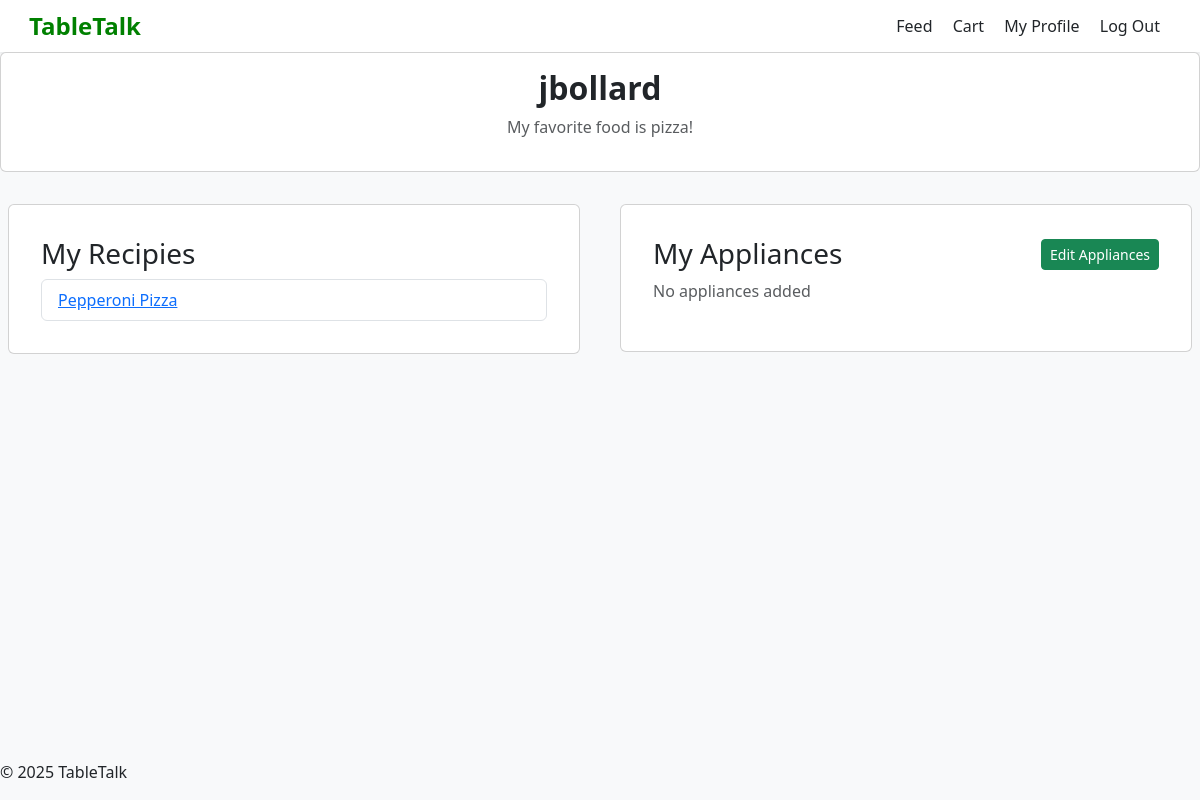
The app's page /my_profile (signed in), older data.
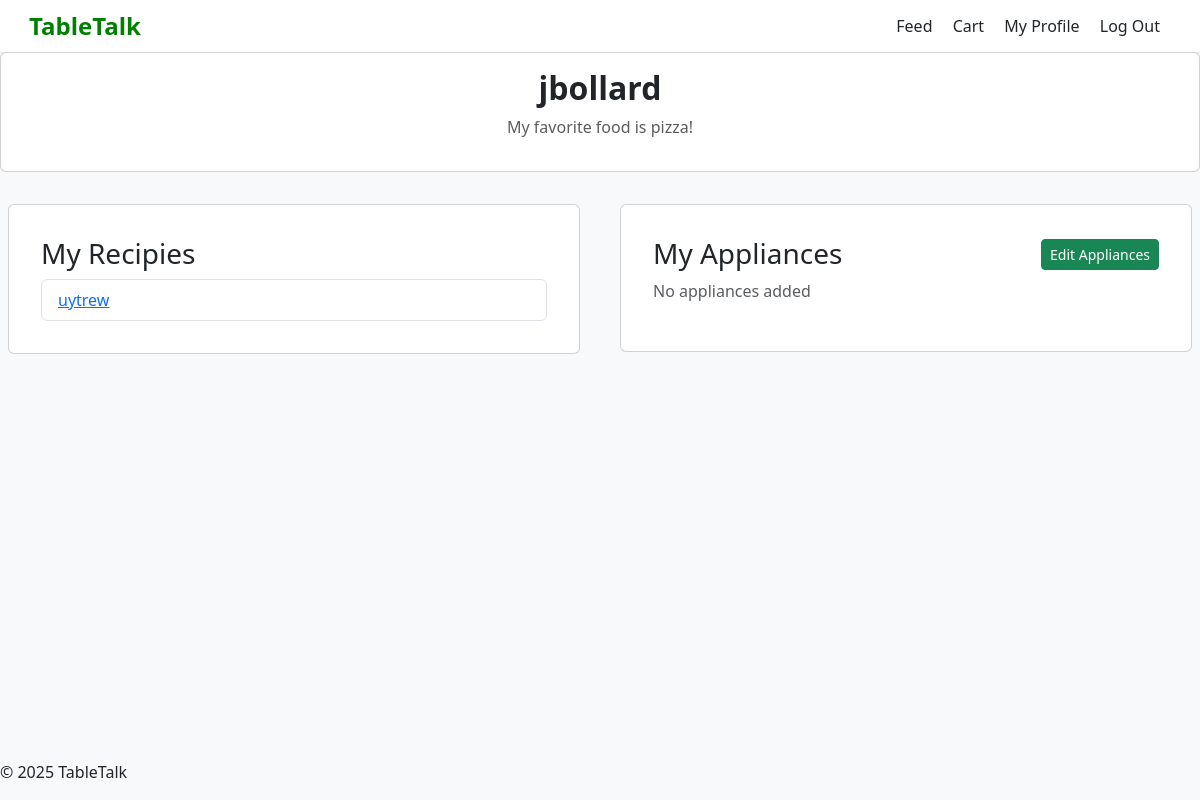
The same page, newer data.
### tables this page shows
CREATE TABLE users (
    id INTEGER PRIMARY KEY AUTOINCREMENT,
    username TEXT NOT NULL UNIQUE,
    password TEXT NOT NULL,
    first_name TEXT NOT NULL,
    last_name TEXT NOT NULL,
    favorite_food TEXT NOT NULL,
    cart TEXT,
    following TEXT
);

CREATE TABLE posts
(
    id INTEGER PRIMARY KEY AUTOINCREMENT,
    user_id INTEGER NOT NULL,
    title TEXT NOT NULL,
    category TEXT,
    steps TEXT,
    ingredients TEXT,
    appliances TEXT,
    username TEXT,
    FOREIGN KEY (user_id) REFERENCES users(id)
);

### app.py (the view)
@app.route('/my_profile')
def my_profile():
    if "username" in session:
        db = get_db()
        cur = db.execute('SELECT * FROM users WHERE username = ?',
                         [session['username']])
        user = cur.fetchone()
        if user is not None:
            appliances = db.execute('SELECT * FROM appliances WHERE user_id = ?', [user['id']]).fetchone()
            recipes = db.execute('SELECT * FROM posts WHERE user_id = ? ORDER BY id DESC', [user['id']]).fetchall()
            return render_template('user_profile.html', user=user,appliances=appliances,recipes=recipes)
        else:
            flash("User does not exist", "error")
            print_flashes()
            return redirect(url_for('show_feed'))
    else:
        flash("Your username is needed load your profile", "error")
        print_flashes()
        return redirect(url_for('show_feed'))

### app.py (called while the page is built)
def connect_db():
    rv = sqlite3.connect(app.config['DATABASE'])
    rv.row_factory = sqlite3.Row
    return rv

def get_db():
    if not hasattr(g, 'sqlite_db'):
        g.sqlite_db = connect_db()
    return g.sqlite_db

### templates/user_profile.html (shortened to what this page needs)
{% extends "layout.html" %}
{% block content %}
    <div>
        <div class="card mb-4">
            <div class="card-body">
                <section class="profile-info text-center">
                    <h2 class="fw-bold">{{ user.username }}</h2>
                    <p class="text-muted">My favorite food is {{ user.favorite_food }}!</p>
                </section>
            </div>
        </div>
        <div class="row">
            <div class="col-md-6">
                <div class="card mb-4 p-3 m-2">
                    <div class="card-body p-3">
                        {% if user['username'] == session['username'] %}
                            <h3>My Recipies</h3>
                        {% else %}
                            <h3>{{ user.username }}'s Recipies</h3>
                        {% endif %}
                        {% if recipes %}
                            <ul class="list-group">
                                {% for recipe in recipes %}
                                    <li class="list-group-item">
                                        <a href="{{ url_for('view_recipe', recipe_id=recipe['id']) }}">
                                            {{ recipe['title'] }}
                                        </a>
                                    </li>
                                {% endfor %}
                            </ul>
                        {% else %}
                            <p class="text-muted">No recipes posted yet</p>
                        {% endif %}
                    </div>
                </div>
            </div>
        <div class="col-md-6">
            <div class="card mb-4 p-3 m-2">
                <div class="card-body p-3">
                    <div class="d-flex justify-content-between align-items-center">
                        {% if user['username'] == session['username'] %}
                            <h3 class="mb-0">My Appliances</h3>
                            <button class="btn btn-success btn-sm" data-bs-toggle="modal" data-bs-target="#appliancesModal">
                                Edit Appliances
                            </button>
                        {% else %}
                            <h3 class="mb-0">{{ user.username }}'s Appliances</h3>
                        {% endif %}
                    </div>
                    {% if appliances %}
                        <div class="mt-3">
                            {% if appliances['stove'] %}<span class="badge bg-success m-1">Stove</span>{% endif %}
                            {% if appliances['oven'] %}<span class="badge bg-success m-1">Oven</span>{% endif %}
                            {% if appliances['microwave'] %}<span class="badge bg-success m-1">Microwave</span>{% endif %}
                            {% if appliances['blender'] %}<span class="badge bg-success m-1">Blender</span>{% endif %}
                            {% if appliances['toaster'] %}<span class="badge bg-success m-1">Toaster</span>{% endif %}
                            {% if appliances['air_fryer'] %}<span class="badge bg-success m-1">Air Fryer</span>{% endif %}
                            {% if appliances['slow_cooker'] %}<span class="badge bg-success m-1">Slow Cooker</span>{% endif %}
                            {% if appliances['pressure_cooker'] %}<span class="badge bg-success m-1">Pressure Cooker</span>{% endif %}
                            {% if appliances['grill'] %}<span class="badge bg-success m-1">Grill</span>{% endif %}
                        </div>
                    {% else %}
                        <p class="text-muted mt-2">No appliances added</p>
                    {% endif %}
                </div>
            </div>
        </div>
        </div>
    </div>
    <footer class="fixed-bottom">
        <p>&copy; 2025 TableTalk</p>
    </footer>
{% endblock %}

### templates/layout.html (shortened to what this page needs)
<!DOCTYPE html>
<html lang="en">
<head>
    <link href="https://cdn.jsdelivr.net/npm/bootstrap@5.3.2/dist/css/bootstrap.min.css" rel="stylesheet">
</head>
<body>
    <nav class="navbar navbar-light bg-white shadow-sm px-4">
        <span class="logo">
             TableTalk
        </span>
        <div>
            <a href="{{ url_for('show_feed') }}" class="nav-link d-inline-block me-3">Feed</a>
            <a href="{{ url_for('show_cart') }}" class="nav-link d-inline-block me-3">Cart</a>
            <a href="{{ url_for('my_profile') }}" class="nav-link d-inline-block me-3">My Profile</a>
            <a href="{{ url_for('logout') }}" class="nav-link d-inline-block me-3">Log Out</a>
        </div>
    </nav>
    {% block content %}
    {% endblock %}
</body>
</html>

### templates/layout.html (style rules this page uses)
body { background-color: #f8f9fa; }
.logo { font-size: 1.5rem; font-weight: bold; color: green; }

Row changes from the older to the newer data that the page shows:
removed posts: title "Pepperoni Pizza"
added posts: title "uytrew"
